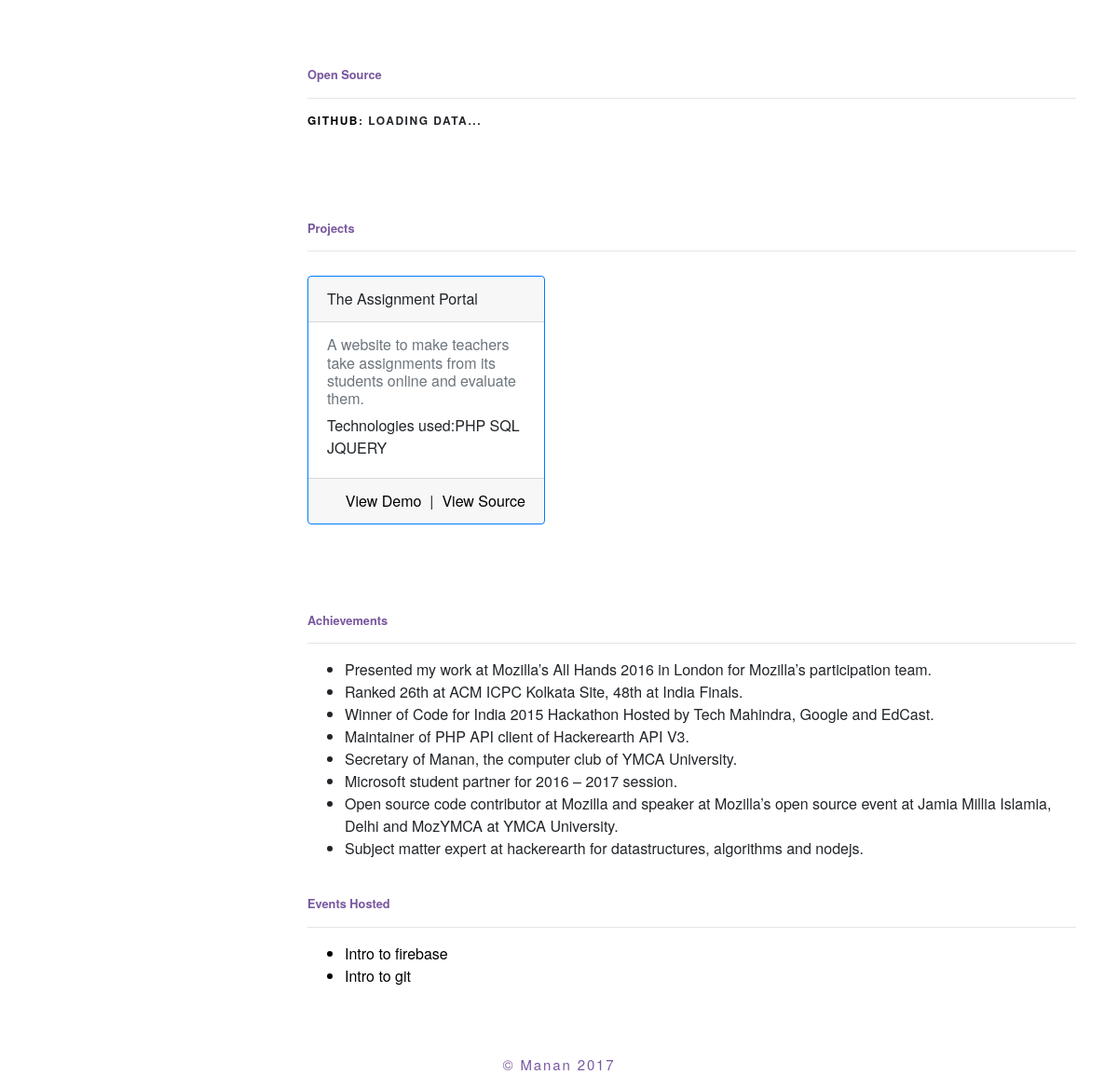
The page /member/9643763712/ (lower part) on the database as committed earlier.
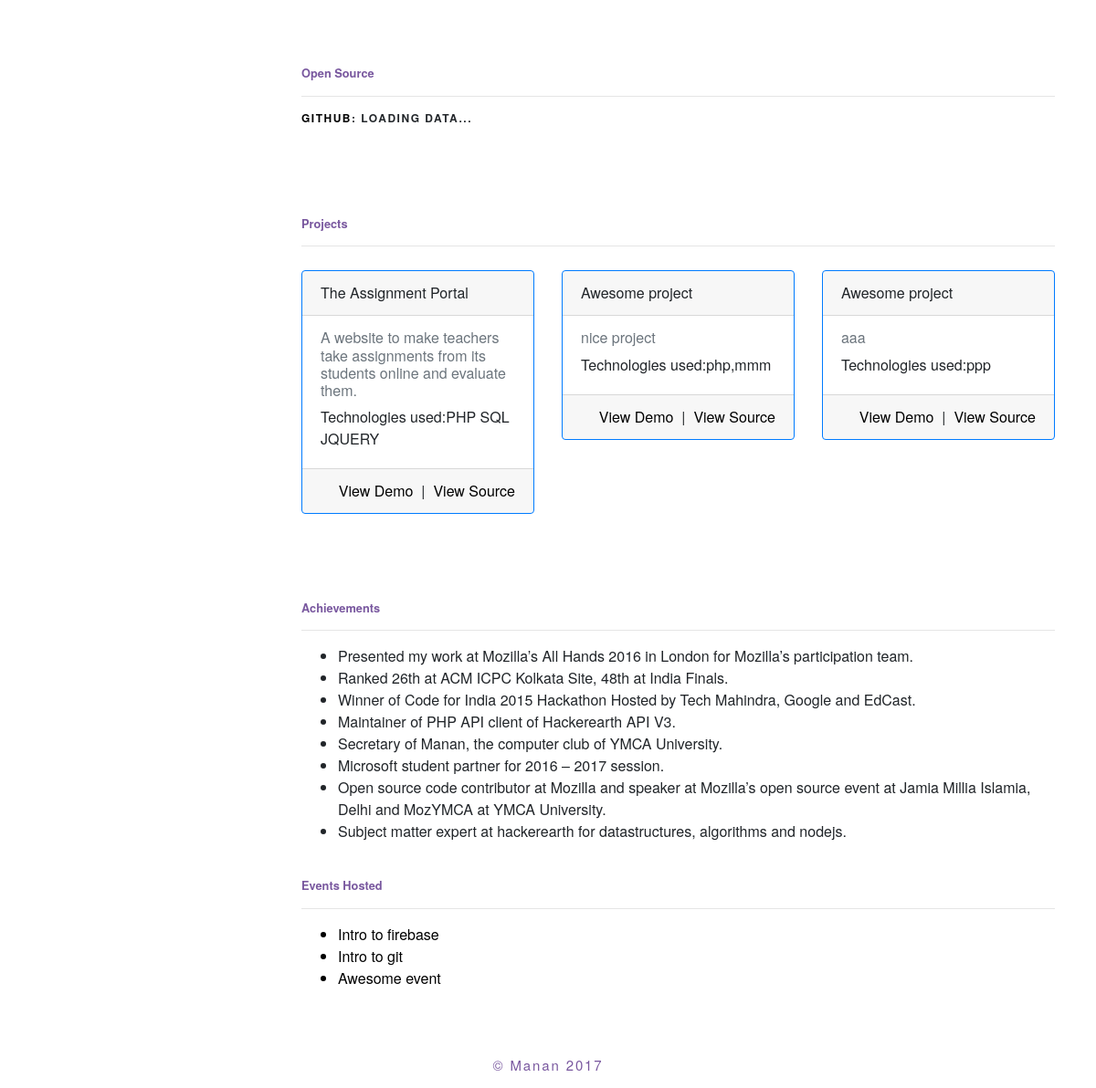
The same page on the database as committed later.
### main/models.py (models this page shows, shortened)
class project(models.Model):
    description = models.TextField(blank=True, null=True)
    title = models.CharField(max_length=500)
    owner = models.ManyToManyField(User)
    demo_link = models.CharField(max_length=100,blank=True)
    source = models.CharField(max_length=100)
    technologies = models.CharField(max_length=1000)

class Event(models.Model):
    description = models.TextField(blank=True, null=True)
    title = models.CharField(max_length=500)
    host = models.ManyToManyField(User)
    venue = models.CharField(max_length=100)
    fee = models.IntegerField(default=0)
    rules = models.TextField(blank=True, null=True)
    prerequistes = models.TextField(blank=True, null=True)
    start_date = models.DateField(default=datetime.date.today,auto_now=False,auto_now_add=False)
    end_date = models.DateField(default=datetime.date.today,auto_now=False,auto_now_add=False)
    start_time = models.TimeField(default=datetime.datetime.now().time(),auto_now=False,auto_now_add=False)
    end_time = models.TimeField(default=datetime.datetime.now().time(),auto_now=False,auto_now_add=False)

### main/views.py (the view)
# urls.py: url(r'^member/(?P<username>[\w\-]+)/',memberprofileview,name="member-detail"),
def memberprofileview(request,username):
	user = get_object_or_404(User,username=username)
	achivements = user.profile.achivements
	if achivements !="":
		achivements=achivements.split("--")
	return render(request,'Memberdetail.html',{'member':user,'ach':achivements})

### main/templates/Memberdetail.html (shortened to what this page needs)
{% extends "header.html" %}
{% block page_context %}
<br/><br/>
<div class="container">
<div class="row">
  <div class="col-lg-3"><br/>
  </div>
  <div class="col-lg-9" style="background-color: #fff">
    <small class="text-muted" id="Open_source">
      <br/><br/><br/><br/>
      <p class="txxt-body">Open Source</p>
      <hr>
    </small>
    <p class="txxt-head"><a href="https://github.com/{{member.profile.github}}">Github</a><span id="git_repos">: Loading Data...</span></p>
    {% if member.project_set.all %}
    <small class="text-muted" id="Projects">
      <br/><br/><br/><br/>
      <p class="txxt-body">Projects</p>
      <hr>
    </small>
    <div class="row">
      {% for x in member.project_set.all %}
      <div class="col-lg-4" style="margin-top: 10px;">
        <div class="card border-primary">
          <div class="card-header">
            {{x.title}}
          </div>
          <div class="card-body">
            <h6 class="card-subtitle mb-2 text-muted">
              {{x.description}}
            </h6>
            <p class="card-text">Technologies used:{{x.technologies}} </p>
          </div>
          <div class="card-footer">
            <a href="{{x.source}}" class="float-right">View Source</a>
            <span class="float-right">&nbsp; | &nbsp;</span>
            <a href="{{x.demo_link}}" class="float-right">View Demo</a>
          </div>
        </div>
      </div>
      {% endfor %}
    </div>
    {% endif %}
    {% if ach %}
    <small class="text-muted" id="Achievements">
      <br/><br/><br/><br/>
      <p class="txxt-body">Achievements</p>
      <hr>
    </small>
    <p>
      <ul>
        {% for x in ach %}
        <li>{{x}}</li>
        {% endfor %}
      </ul>
    </p>
    {% endif %}
    {% if member.event_set.all %}
    <small class="text-muted" id="Events_Hosted">
      <br/>
      <p class="txxt-body">Events Hosted</p>
      <hr>
    </small>
    <p>
      <ul>
        {% for x in member.event_set.all %}
        <a href="/event/detail/{{x.pk}}"><li>{{x.title}}</li></a>
        {% endfor %}
      </ul>
    </p>
    {% endif %}
  </div>
</div>
</div>
<br/><br/>
{% endblock page_context %}

### main/templates/header.html (shortened to what this page needs)
<!doctype html>
<html lang="en">
<head>
  <link rel="stylesheet" href="https://maxcdn.bootstrapcdn.com/bootstrap/4.0.0-beta.2/css/bootstrap.min.css">
</head>
<body>
  {% block page_context %}
  {% endblock page_context %}
  <footer class="txxt-tail text-center">
    <p style="color:#79589F;padding-top: 10px;">© Manan 2017 </p>
  </footer>
</body>
</html>

### main/templates/header.html (style rules this page uses)
body { font-family: "BentonSans", "Helvetica Neue", sans-serif; }
a { color: #000; }
.txxt-head { margin-bottom: 20px; font-size: 12px; font-weight: bold; text-transform: uppercase; letter-spacing: .125em; margin: 0 0 .5em 0; line-height: 1.2; }
.txxt-body { color:#79589F; font-weight: bold; margin: 0 0 .5em 0; line-height: 1.2; }
.txxt-tail { margin-bottom: 20px; font-size: 15px; letter-spacing: .125em; margin: 0 0 .5em 0; line-height: 1.2; }

Rows that differ between the two databases and show on the page:
added project: title "Awesome project", description "nice project", technologies "php,mmm"
added project: title "Awesome project", description "aaa", technologies "ppp"
added Event: title "Awesome event"
